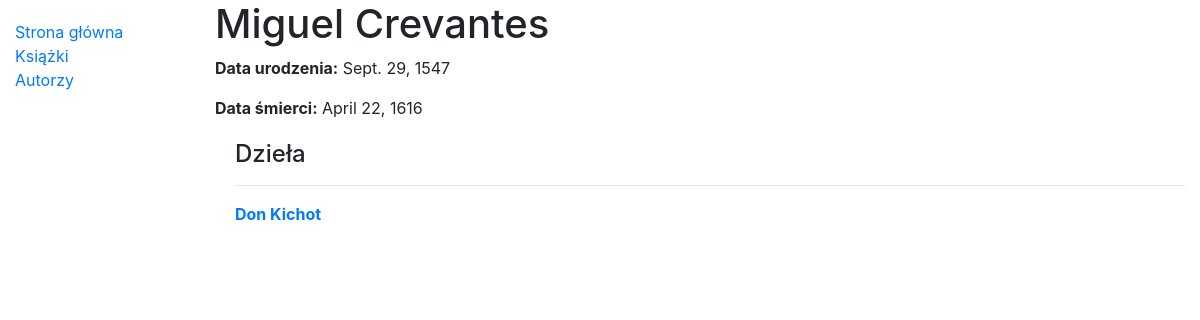
Page /biblioteka/autor/1 on the earlier database version.
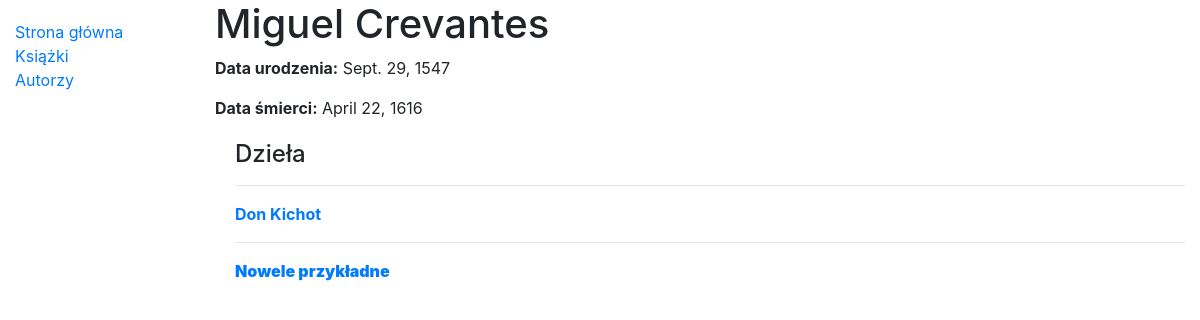
Same page on the later database version.
### LaBiblioteca/models.py (models this page shows, shortened)
class Ksiazka(models.Model):
    tytul = models.CharField(max_length=150, help_text="Wprowadź tytuł książki.")
    autor = models.ForeignKey('Autor', on_delete=models.SET_NULL, null=True)
    streszczenie = models.TextField(max_length=1000, help_text="Krótkie streszczenie")
    gatunek = models.ManyToManyField(Gatunek, help_text = "Wybierz gatunek")
    def podane_gatunki(self):
        return ', '.join(gatunek.nazwa for gatunek in self.gatunek.all())
    podane_gatunki.short_description = "Gatunki"
    class Meta:
        ordering = ['tytul']

### LaBiblioteca/views.py (the view)
# urls.py: path('biblioteka/autor/<int:pk>', views.AutorDetailView.as_view(), name='autor-szczegoly'),
class AutorDetailView(generic.DeleteView):
    model = Autor
    template_name = 'author_detail.html'

### LaBiblioteca/templates/author_detail.html
{% extends "skeleton.html" %}
{% block content %}
    <h1>{{ autor.imie }} {{ autor.nazwisko }}</h1>
    <p><strong>Data urodzenia:</strong> {{ autor.data_urodzenia }}</p>
    <p><strong>Data śmierci:</strong> {{ autor.data_smierci }}</p>
    <div style="margin-left:20px;margin-top:20px">
        <h4>Dzieła</h4>
        {% for dzi in autor.ksiazka_set.all %}
            <hr>
            <p><strong><a href="{% url 'ksiazka-szczegoly' dzi.pk %}">{{ dzi.tytul }}</a></strong</p>
        {% endfor %}
    </div>
{% endblock %}

Differences in the rows shown:
added Ksiazka: tytul "Nowele przykładne"
